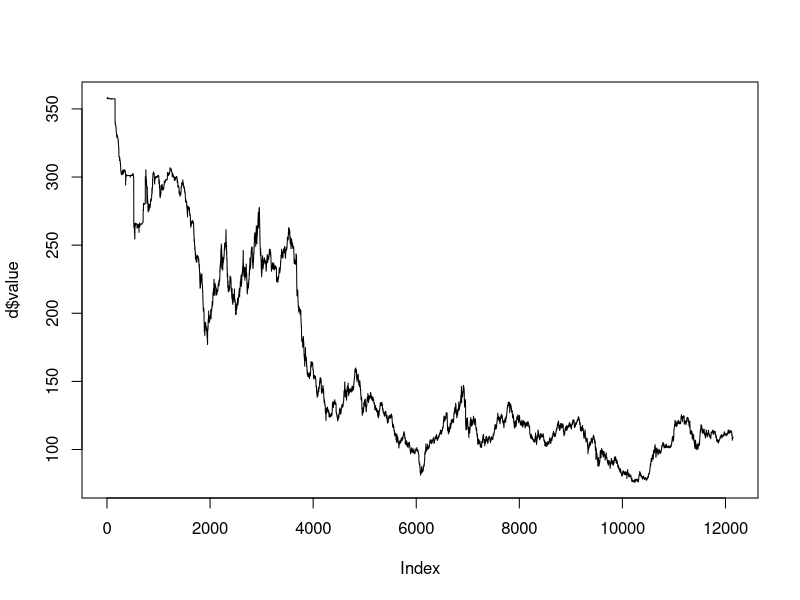
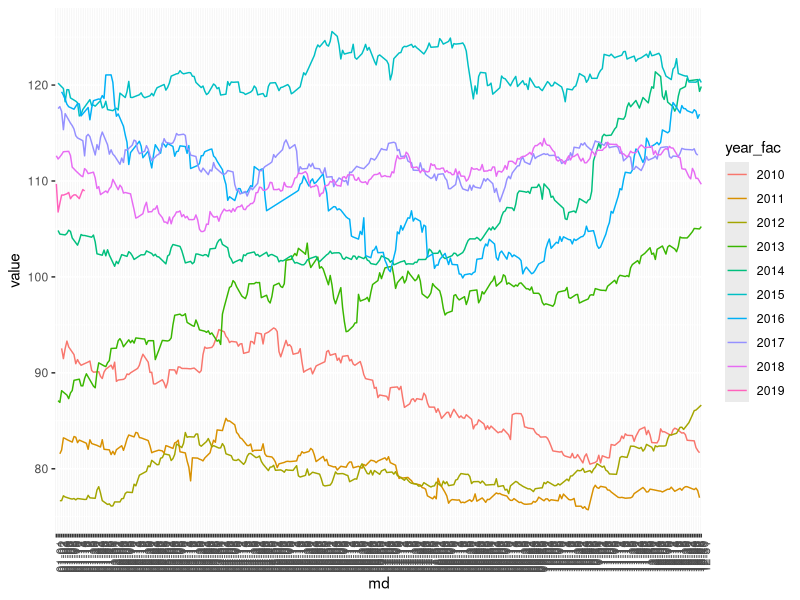

Generate these figures, in order, with R: (Note: this script raises an error after producing the figures.)
## ---- chunk 1
library(tidyverse)
## ---- chunk 2
d <- read.csv("./data/USDJPY.csv") %>% 
   # mutate(date = as.Date(.$date)) %>% 
   mutate(year = lubridate::year(.$date)) %>% 
   mutate(md = paste0(
      str_pad(lubridate::month(.$date), 2, pad = 0), "-", 
      str_pad(lubridate::day(.$date), 2, pad = 0))) %>% 
   mutate(year_fac = as.factor(.$year))
## ---- chunk 3
plot(d$value, type = "l")
## ---- chunk 4
d_09 <- 
   d %>% filter(year > 2009)
## ---- chunk 5
ggplot(d_09, aes(x = md, y = value, group = year_fac)) +
   geom_line(aes(colour = year_fac)) +
   # scale_x_date(labels = scales::date_format("%m%d")) +
   theme(axis.text.x = element_text(angle = 90, hjust = 1)) +
   NULL
   
## ---- chunk 6
y <- ts(d$USD, frequency = 7)
## ---- chunk 7
plot(y)
## ---- chunk 8
fit <- ets(y)
fc <- forecast(fit)
plot(fc)
## ---- chunk 9
y <- msts(x, seasonal.periods = c(7, 365.25))
fit <- tbats(y)
fc <- forecast(fit)
plot(fc)
